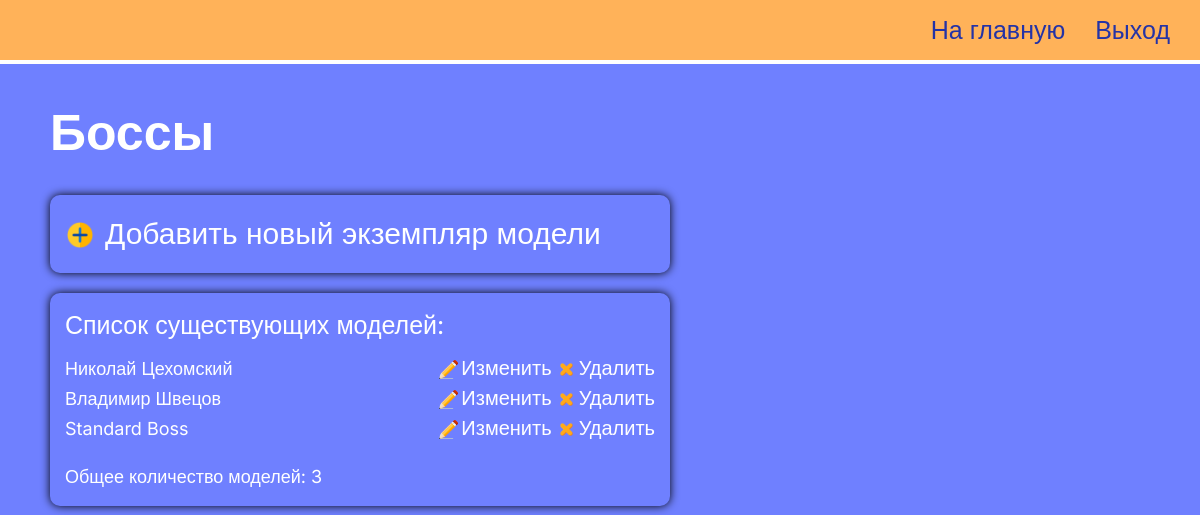
The page /change-boss/ (signed in) on the database as committed earlier.
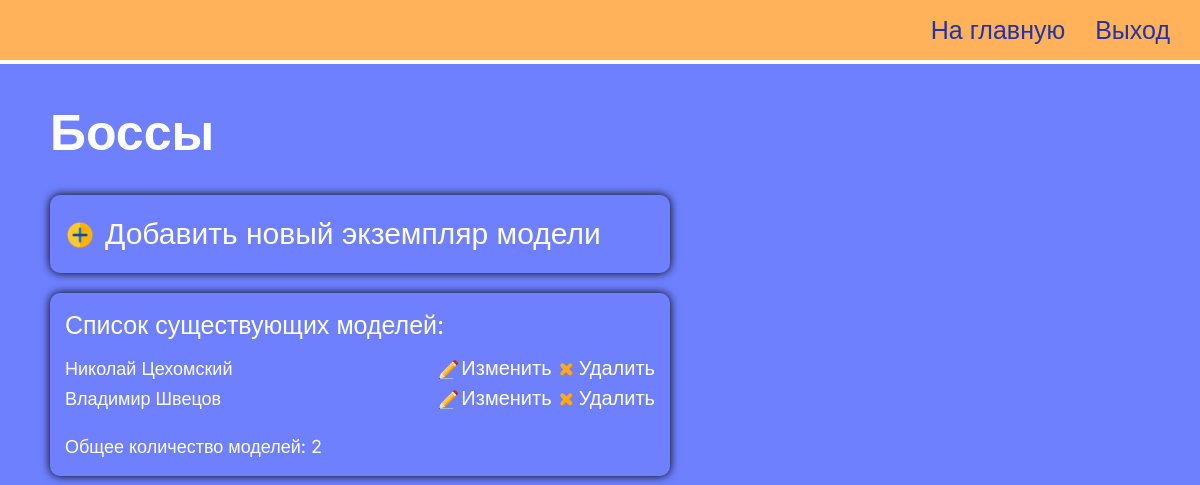
The same page on the database as committed later.
### simetra_app/models.py (models this page shows, shortened)
class Boss(models.Model):
    class Meta:
        verbose_name_plural = 'Bosses'
    def get_upload_path(self, filename):
        return Path('main_page/bosses', get_uuid4_filename(filename))
    name = models.CharField(max_length=100)
    position = models.CharField(max_length=200)
    quote = models.TextField()
    image = models.ImageField(
        default='main_page/bosses/default-avatar.jpg',
        upload_to=get_upload_path,
    )

### simetra_app/views.py (the view)
# urls.py: path('change-boss/', views.change_boss_model, name='change-boss-model'),
@login_required(login_url='simetra_app:staff-login')
def change_boss_model(request):
    context = get_context_to_change_model(Boss)
    context['heading'] = 'Боссы'
    context['object_name'] = 'boss'
    return render(request, 'simetra_app/change-model.html', context)

### simetra_app/views.py (called while the page is built)
def get_context_to_change_model(Object):
    context = {
        'list_of_objects': Object.objects.all(),
        'number_of_objects': Object.objects.all().count(),
    }
    if ContentType.objects.get_for_model(
            Object) == ContentType.objects.get_for_model(City):
        context["is_city"] = True
    return context

### simetra_app/templates/simetra_app/change-model.html (shortened to what this page needs)
{% load static %}
<!DOCTYPE html>
<html lang="ru">
<head>
  <link rel="stylesheet" href="{% static 'simetra_app/customization_page/change-model/styles/style.css' %}" />
</head>
<body>
  <div class="wrapper">
    <header class="header">
      <div class="header__container">
        <nav class="header__menu menu">
          <ul class="menu__list">
            <li class="menu__item">
              <a href="{% url 'simetra_app:customization' %}" class="menu__link _link">На главную</a>
            </li>
            <li class="menu__item">
              <a href="{% url 'simetra_app:staff-logout' %}" class="menu__link _link">Выход</a>
            </li>
          </ul>
        </nav>
      </div>
    </header>
    <main class="page">
      <section class="page__home home">
        <div class="home__container">
          <h1 class="home__title">{{ heading }}</h1>
          {% with 'simetra_app:create-'|add:object_name as creation_link %}
          <p><a class="home__add _link" href="{% url creation_link %}">Добавить новый экземпляр модели</a></p>
          {% endwith %}
          <div class="home__block">
            <h2 class="home__caption">Список существующих моделей:</h2>
            <ul>
              {% for object in list_of_objects %}
              <li class="home__item">
                {{ object.name }}
                <div class="home__options">
                  {% with 'simetra_app:update-'|add:object_name as updating_link %}
                  <a class="home__change _link" href="{% url updating_link object.id %}">Изменить</a>
                  {% endwith %} {% with 'simetra_app:delete-'|add:object_name as deleting_link %}
                  <a class="home__delete _link" href="{% url deleting_link object.id %}">Удалить</a>
                  {% endwith %}
                </div>
              </li>
              {% endfor %}
            </ul>
            <p>Общее количество моделей: {{ number_of_objects }}</p>
          </div>
      </section>
    </main>
  </div>
</body>
</html>

### simetra_app/static/simetra_app/customization_page/change-model/styles/style.css (style rules this page uses)
* { padding: 0; margin: 0; border: 0; }
*, *:before, *:after { -webkit-box-sizing: border-box; box-sizing: border-box; }
nav, footer, header, aside { display: block; }
html, body { height: 100%; width: 100%; font-size: 100%; line-height: 1; font-size: 14px; -ms-text-size-adjust: 100%; -moz-text-size-adjust: 100%; -webkit-text-size-adjust: 100%; }
a, a:visited { text-decoration: none; }
ul li { list-style: none; }
h1, h2, h3, h4, h5, h6 { font-size: inherit; font-weight: 400; }
body { font-family: "Inter", sans-serif; font-size: 18px; background-color: #6f80ff; }
.wrapper { min-height: 100%; overflow: hidden; display: -webkit-box; display: -ms-flexbox; display: flex; -webkit-box-orient: vertical; -webkit-box-direction: normal; -ms-flex-direction: column; flex-direction: column; }
._link { display: block; color: #ffffff; font-size: 20px; -webkit-transition: 0.5s; transition: 0.5s; }
.header { position: absolute; border-bottom: 4px solid white; background-color: #ffb259; width: 100%; left: 0; top: 0; z-index: 10; }
.header__container { max-width: 1400px; margin: 0px auto; padding: 0px 10px; display: -webkit-box; display: -ms-flexbox; display: flex; min-height: 60px; -webkit-box-align: center; -ms-flex-align: center; align-items: center; -webkit-box-pack: justify; -ms-flex-pack: justify; justify-content: space-between; }
.menu { width: 100%; }
.menu__list { display: -webkit-box; display: -ms-flexbox; display: flex; -ms-flex-wrap: wrap; flex-wrap: wrap; -webkit-box-pack: end; -ms-flex-pack: end; justify-content: flex-end; padding: 0px 20px; gap: 20px 30px; }
.menu__link { font-size: 25px; color: #2433a6; -webkit-transition: 0.3s; transition: 0.3s; }
.page { -webkit-box-flex: 1; -ms-flex: 1 1 auto; flex: 1 1 auto; }
.home { color: #ffffff; padding: 100px 0px 0px 0px; }
.home__container { padding: 0px 10px 0px 50px; max-width: 680px; }
.home__title { font-weight: bold; font-size: 50px; line-height: 130%; margin-bottom: 30px; }
.home__add { font-size: 30px; line-height: 120%; margin-bottom: 20px; border-radius: 10px; -webkit-box-shadow: 0px 0px 10px 0px black; box-shadow: 0px 0px 10px 0px black; padding: 20px 15px; }
.home__add::before { content: ""; background: url("../assets/img/add.png") no-repeat; font-size: 25px; padding-left: 40px; background-size: contain; }
.home__caption { font-size: 25px; margin-bottom: 20px; }
.home__block { padding: 10px 0px; border-radius: 10px; -webkit-box-shadow: 0px 0px 10px 0px black; box-shadow: 0px 0px 10px 0px black; padding: 20px 15px; margin-bottom: 30px; }
.home__item { margin-bottom: 10px; display: -webkit-box; display: -ms-flexbox; display: flex; -webkit-box-pack: justify; -ms-flex-pack: justify; justify-content: space-between; -webkit-box-align: baseline; -ms-flex-align: baseline; align-items: baseline; -ms-flex-wrap: wrap; flex-wrap: wrap; gap: 10px 40px; }
.home__item:last-child { margin-bottom: 30px; }
.home__change { color: inherit; display: inline; }
.home__change::before { content: ""; background: url("../assets/img/change.png") no-repeat; font-size: 15px; padding-left: 22px; background-size: contain; }
.home__delete { color: inherit; display: inline; margin: 0 auto 0 auto; }
.home__delete::before { content: ""; background: url("../assets/img/delete.png") no-repeat; font-size: 15px; padding-left: 22px; background-size: contain; }

Rows that differ between the two databases and show on the page:
removed Boss: name "Standard Boss"
Other text that changed with them:
{{ number_of_objects }}: "3" → "2"
